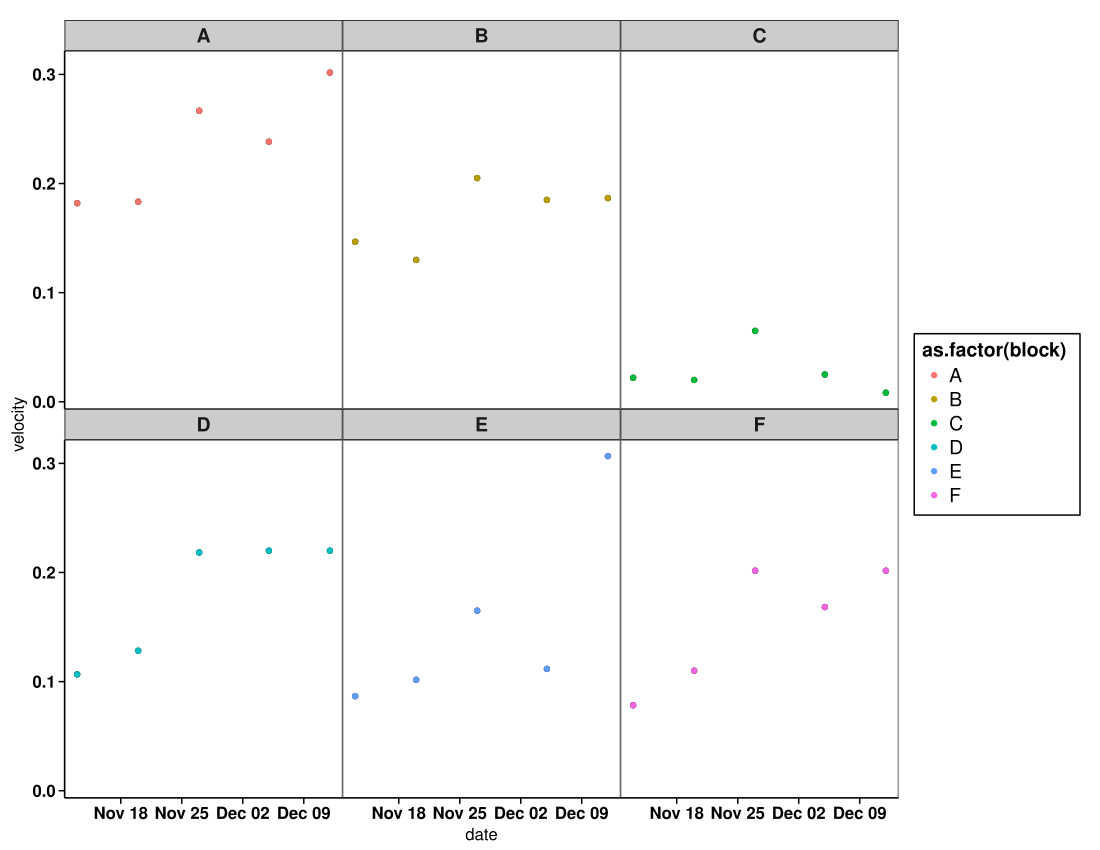

Recreate this plot in R.
vel_exp <- read.csv("experiment_velocity_time_series.csv")

library(ggplot2)
vel_exp$date <- as.Date(vel_exp$date)

qplot <- qplot(date, velocity, data=vel_exp)
qplot <- qplot+geom_point(aes(color=as.factor(block)))
qplot <- qplot+facet_wrap("block")
qplot <- qplot+theme_bw()

source("publication_ggplot2_theme.R")
qplot+publication()
